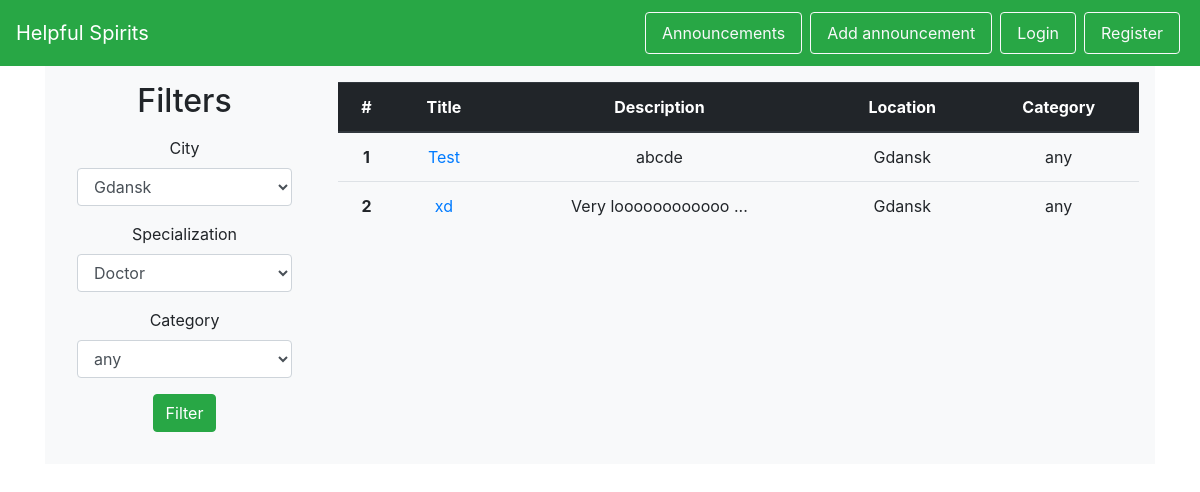
Screenshot of /posters with the database file from the repository.
### helpful_spirits/models.py (models this page shows, shortened)
class Poster(db.Model):
    id = db.Column(db.Integer, primary_key=True)
    add_date = db.Column(db.Date, nullable=False)
    start_date = db.Column(db.Date, nullable=False)
    end_date = db.Column(db.Date)
    is_active = db.Column(db.Boolean, nullable=False)
    title = db.Column(db.String(100), nullable=False)
    description = db.Column(db.String(1000), nullable=False)
    location_id = db.Column(db.Integer, db.ForeignKey('location.id'), nullable=False)
    victim_id = db.Column(db.Integer, db.ForeignKey('victim.id'), nullable=False)
    category_id = db.Column(db.Integer, db.ForeignKey('category.id'), nullable=False)
    @staticmethod
    def get_all_active():
        return Poster.query.filter_by(is_active=True).filter(Poster.end_date >= date.today()).all()

class City(db.Model):
    id = db.Column(db.Integer, primary_key=True)
    id = db.Column(db.Integer, primary_key=True)
    name = db.Column(db.String(50), nullable=False, unique=True)
    volunteers = db.relationship('Volunteer', backref='city')
    locations = db.relationship('Location', backref='city')

class Category(db.Model):
    id = db.Column(db.Integer, primary_key=True)
    name = db.Column(db.String(50), nullable=False)
    danger_level = db.Column(db.Integer, nullable=False)
    posters = db.relationship('Poster', backref='category')

### helpful_spirits/views.py (the view)
@app.route('/posters', methods=['GET', 'POST'])
def posters():
    form = FilterSearch()
    if form.validate_on_submit():
        specific_posters = Poster.get_specific(category=form.category_name.data, city=form.city.data,
                                               specialization=None)
        iterator_ = zip(specific_posters, range(len(specific_posters)))
        return render_template('posters.html', posters=iterator_, form=form)
    else:
        all_active_posters = Poster.get_all_active()
        iterator_ = zip(all_active_posters, range(len(all_active_posters)))
        return render_template('posters.html', posters=iterator_, form=form)

### helpful_spirits/forms.py
class FilterSearch(Form):
    city_choices = [(city.name, city.name) for city in City.get_all()]
    category_choices = [(category.name, category.name) for category in Category.get_all()]
    specialisation_choices = [(specialisation.name, specialisation.name) for specialisation in Specialisation.get_all()]
    city = SelectField('City', choices=city_choices, validators=[DataRequired()])
    specialisation = SelectField('Specialization', choices=specialisation_choices)
    category_name = SelectField('Category', choices=category_choices, validators=[DataRequired()])

### helpful_spirits/templates/posters.html (shortened to what this page needs)
{% extends 'base.html' %}
{% from "includes/_forms.html" import render_field %}
{% block body %}
<div id="wrapper-divPC" style="background-color: #f8f9fa;">
    <div class="row py-3 px-3">
        <div class="col-md-3 col-xs-12 text-center">
            <h2>Filters</h2>
            <p>
                <form id="register-form" method="POST" action="/posters">
                    <div class="form-group mx-3">
                        {{ render_field(form.city, class_="form-control") }}
                    </div>
                    <div class="form-group mx-3">
                        {{ render_field(form.specialisation, class_="form-control") }}
                    </div>
                    <div class="form-group mx-3">
                        {{ render_field(form.category_name, class_="form-control") }}
                    </div>
                    <p><input type="submit" class="btn btn-success mx-3" value="Filter"></p>
                </form>
            </p>
        </div>
        <div class="col-md-9 col-xs-12">
            <div id="posters">
                <table class="table text-center">
                    <thead class="thead-dark">
                        <tr>
                            <th scope="col">#</th>
                            <th scope="col">Title</th>
                            <th scope="col">Description</th>
                            <th scope="col">Location</th>
                            <th scope="col">Category</th>
                        </tr>
                    </thead>
                    <tbody>
                        {% for poster, index in posters %}
                        <tr>
                            <th scope="row">{{ index + 1 }}</th>
                            <td><a href="/posters/{{ poster.id }}"> {{ poster.title }}</a></td>
                            <td>{{ poster.description[0:18] }}{% if poster.description[18]!=nil %}
                                ...{% endif %}</td>
                            <td>{{ poster.location.city.name }}</td>
                            <td>{{ poster.category.name }}</td>
                        </tr>
                        {% endfor %}
                    </tbody>
                </table>
            </div>
        </div>
    </div>
    </div>
</div>
{% endblock %}

### rows the page displays
Poster: index "1", title "Test", description "abcde", location.city.name "Gdansk", category.name "any"
Poster: index "2", title "xd", description "Very loooooooooooo", location.city.name "Gdansk", category.name "any"

### other values shown
{{ field.label }} "City Specialization Category"
